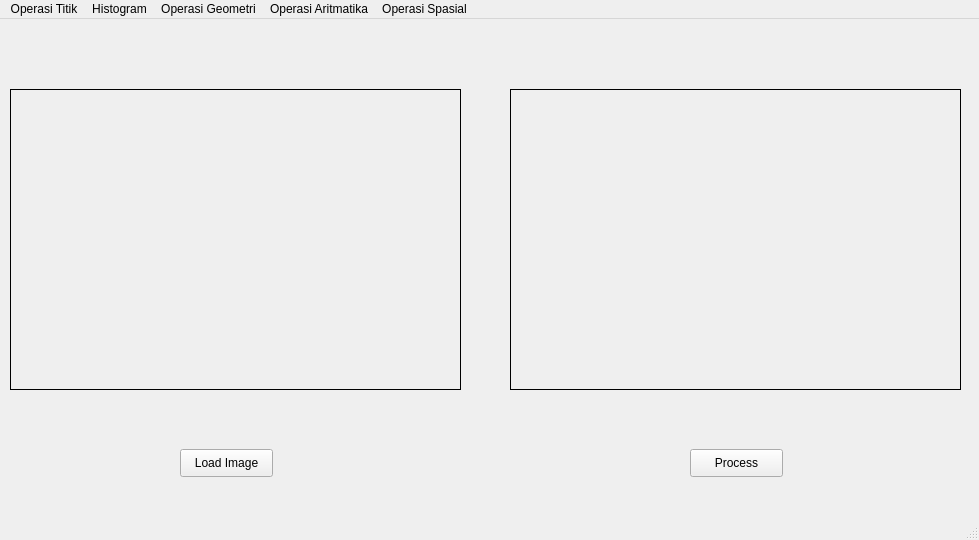
<?xml version="1.0" encoding="UTF-8"?>
<ui version="4.0">
 <class>MainWindow</class>
 <widget class="QMainWindow" name="MainWindow">
  <property name="geometry">
   <rect>
    <x>0</x>
    <y>0</y>
    <width>979</width>
    <height>540</height>
   </rect>
  </property>
  <property name="windowTitle">
   <string>MainWindow</string>
  </property>
  <widget class="QWidget" name="centralwidget">
   <widget class="QPushButton" name="grayButton">
    <property name="geometry">
     <rect>
      <x>690</x>
      <y>430</y>
      <width>93</width>
      <height>28</height>
     </rect>
    </property>
    <property name="text">
     <string>Process</string>
    </property>
   </widget>
   <widget class="QLabel" name="hasilLabel">
    <property name="geometry">
     <rect>
      <x>510</x>
      <y>70</y>
      <width>451</width>
      <height>301</height>
     </rect>
    </property>
    <property name="frameShape">
     <enum>QFrame::Box</enum>
    </property>
    <property name="text">
     <string/>
    </property>
   </widget>
   <widget class="QPushButton" name="loadButton">
    <property name="geometry">
     <rect>
      <x>180</x>
      <y>430</y>
      <width>93</width>
      <height>28</height>
     </rect>
    </property>
    <property name="text">
     <string>Load Image</string>
    </property>
   </widget>
   <widget class="QLabel" name="imgLabel">
    <property name="geometry">
     <rect>
      <x>10</x>
      <y>70</y>
      <width>451</width>
      <height>301</height>
     </rect>
    </property>
    <property name="frameShape">
     <enum>QFrame::Box</enum>
    </property>
    <property name="text">
     <string/>
    </property>
   </widget>
   <widget class="QLabel" name="label">
    <property name="geometry">
     <rect>
      <x>460</x>
      <y>400</y>
      <width>81</width>
      <height>16</height>
     </rect>
    </property>
    <property name="text">
     <string/>
    </property>
   </widget>
   <widget class="QLabel" name="label_2">
    <property name="geometry">
     <rect>
      <x>460</x>
      <y>440</y>
      <width>55</width>
      <height>16</height>
     </rect>
    </property>
    <property name="text">
     <string/>
    </property>
   </widget>
  </widget>
  <widget class="QMenuBar" name="menubar">
   <property name="geometry">
    <rect>
     <x>0</x>
     <y>0</y>
     <width>979</width>
     <height>26</height>
    </rect>
   </property>
   <widget class="QMenu" name="menuOperasi_Titik">
    <property name="title">
     <string>Operasi Titik</string>
    </property>
    <addaction name="actionOperasi_Pencerahan"/>
    <addaction name="actionSimple_Contrast"/>
    <addaction name="actionContrast_Streching"/>
    <addaction name="actionNegative_Image"/>
    <addaction name="actionBiner"/>
   </widget>
   <widget class="QMenu" name="menuHistogram">
    <property name="title">
     <string>Histogram</string>
    </property>
    <addaction name="actionHistogram_Gray"/>
    <addaction name="actionHistogram_RGB"/>
    <addaction name="actionHistogram_Equal"/>
  </widget>
   <widget class="QMenu" name="menuOperasi_Geometri">
    <property name="title">
     <string>Operasi Geometri</string>
    </property>
    <widget class="QMenu" name="menuRotate">
    <property name="title">
     <string>Rotate</string>
    </property>
    <addaction name="actionRotate_90"/>
    <addaction name="actionRotate_45"/>
    <addaction name="actionRotate_180"/>
    <addaction name="actionRotate_min_45"/>
    <addaction name="actionRotate_min_90"/>
  </widget>
    <widget class="QMenu" name="menuZoom">
     <property name="title">
      <string>Zoom</string>
     </property>
     <addaction name="actionZoom_in"/>
     <addaction name="actionZoom_Out"/>
    </widget>
    <addaction name="actionTranslasi"/>
    <addaction name="menuRotate"/>
    <addaction name="menuZoom"/>
    <addaction name="actionDimension"/>
    <addaction name="actionCrop"/>
   </widget>
   <widget class="QMenu" name="menuOperasi_Aritmatika">
    <property name="title">
     <string>Operasi Aritmatika</string>
    </property>
    <widget class="QMenu" name="menuArithmatic">
     <property name="title">
      <string>Arithmatic</string>
     </property>
     <addaction name="actionAdd"/>
     <addaction name="actionSubstract"/>
    </widget>
    <widget class="QMenu" name="menuBoolean">
     <property name="title">
      <string>Boolean</string>
     </property>
     <addaction name="actionAnd"/>
     <addaction name="actionOr"/>
     <addaction name="actionNot"/>
     <addaction name="actionXor"/>
    </widget>
    <addaction name="menuArithmatic"/>
    <addaction name="menuBoolean"/>
   </widget>
   <widget class="QMenu" name="menuOperasi_Spasial">
    <property name="title">
     <string>Operasi Spasial</string>
    </property>
    <widget class="QMenu" name="menuSharpening">
     <property name="title">
      <string>Sharpening</string>
     </property>
     <addaction name="actionI"/>
     <addaction name="actionII"/>
     <addaction name="actionIII"/>
     <addaction name="actionIV"/>
     <addaction name="actionV"/>
     <addaction name="actionVI"/>
    </widget>
    <addaction name="action2D_Convolusion"/>
    <addaction name="actionMean_Filter"/>
    <addaction name="actionGauss_Filter"/>
    <addaction name="menuSharpening"/>
    <addaction name="actionMedian_Filter"/>
    <addaction name="actionMax_Filter"/>
    <addaction name="actionMin_Filter"/>
   </widget>
   <addaction name="menuOperasi_Titik"/>
   <addaction name="menuHistogram"/>
   <addaction name="menuOperasi_Geometri"/>
   <addaction name="menuOperasi_Aritmatika"/>
   <addaction name="menuOperasi_Spasial"/>
  </widget>
  <widget class="QStatusBar" name="statusbar"/>
  <action name="actionOperasi_Pencerahan">
   <property name="text">
    <string>Operasi Pencerahan</string>
   </property>
  </action>
  <action name="actionSimple_Contrast">
   <property name="text">
    <string>Simple Contrast</string>
   </property>
  </action>
  <action name="actionContrast_Streching">
   <property name="text">
    <string>Contrast Streching</string>
   </property>
  </action>
  <action name="actionNegative_Image">
   <property name="text">
    <string>Negative Image</string>
   </property>
  </action>
  <action name="actionBiner">
   <property name="text">
    <string>Biner</string>
   </property>
  </action>
  <action name="actionHistogram_Gray">
   <property name="text">
    <string>Grayscale Histogram</string>
   </property>
  </action>
  <action name="actionHistogram_RGB">
   <property name="text">
    <string>RGB Histogram</string>
   </property>
  </action>
  <action name="actionHistogram_Equal">
   <property name="text">
    <string>Histogram Equalization</string>
   </property>
  </action>
  <action name="actionTranslasi">
   <property name="text">
    <string>Translation</string>
   </property>
  </action>
  <action name="actionRotate_90">
   <property name="text">
    <string>Rotate 90 Degrees</string>
   </property>
  </action>
  <action name="actionRotate_45">
   <property name="text">
    <string>Rotate 45 Degrees</string>
   </property>
  </action>
  <action name="actionRotate_180">
   <property name="text">
    <string>Rotate 180 Degrees</string>
   </property>
  </action>
  <action name="actionRotate_min_45">
   <property name="text">
    <string>Rotate -45 Degrees</string>
   </property>
  </action>
  <action name="actionRotate_min_90">
   <property name="text">
    <string>Rotate -90 Degrees</string>
   </property>
  </action>
  <action name="actionZoom_in">
   <property name="text">
    <string>Zoom in</string>
   </property>
  </action>
  <action name="actionZoom_Out">
   <property name="text">
    <string>Zoom Out</string>
   </property>
  </action>
  <action name="actionDimension">
   <property name="text">
    <string>Dimension</string>
   </property>
  </action>
  <action name="actionCrop">
   <property name="text">
    <string>Crop</string>
   </property>
  </action>
  <action name="actionAdd">
   <property name="text">
    <string>Add</string>
   </property>
  </action>
  <action name="actionSubstract">
   <property name="text">
    <string>Substract</string>
   </property>
  </action>
  <action name="actionAnd">
   <property name="text">
    <string>And</string>
   </property>
  </action>
  <action name="actionOr">
   <property name="text">
    <string>Or</string>
   </property>
  </action>
  <action name="actionNot">
   <property name="text">
    <string>Not</string>
   </property>
  </action>
  <action name="actionXor">
   <property name="text">
    <string>Xor</string>
   </property>
  </action>
  <action name="action2D_Convolusion">
   <property name="text">
    <string>2D Convolusion</string>
   </property>
  </action>
  <action name="actionMean_Filter">
   <property name="text">
    <string>Mean Filter</string>
   </property>
  </action>
  <action name="actionGauss_Filter">
   <property name="text">
    <string>Gauss Filter</string>
   </property>
  </action>
  <action name="actionI">
   <property name="text">
    <string>I</string>
   </property>
  </action>
  <action name="actionII">
   <property name="text">
    <string>II</string>
   </property>
  </action>
  <action name="actionIII">
   <property name="text">
    <string>III</string>
   </property>
  </action>
  <action name="actionIV">
   <property name="text">
    <string>IV</string>
   </property>
  </action>
  <action name="actionV">
   <property name="text">
    <string>V</string>
   </property>
  </action>
  <action name="actionVI">
   <property name="text">
    <string>VI</string>
   </property>
  </action>
  <action name="actionMedian_Filter">
   <property name="text">
    <string>Median Filter</string>
   </property>
  </action>
  <action name="actionMax_Filter">
   <property name="text">
    <string>Max Filter</string>
   </property>
  </action>
  <action name="actionMin_Filter">
   <property name="text">
    <string>Min Filter</string>
   </property>
  </action>
 </widget>
 <resources/>
 <connections/>
</ui>
